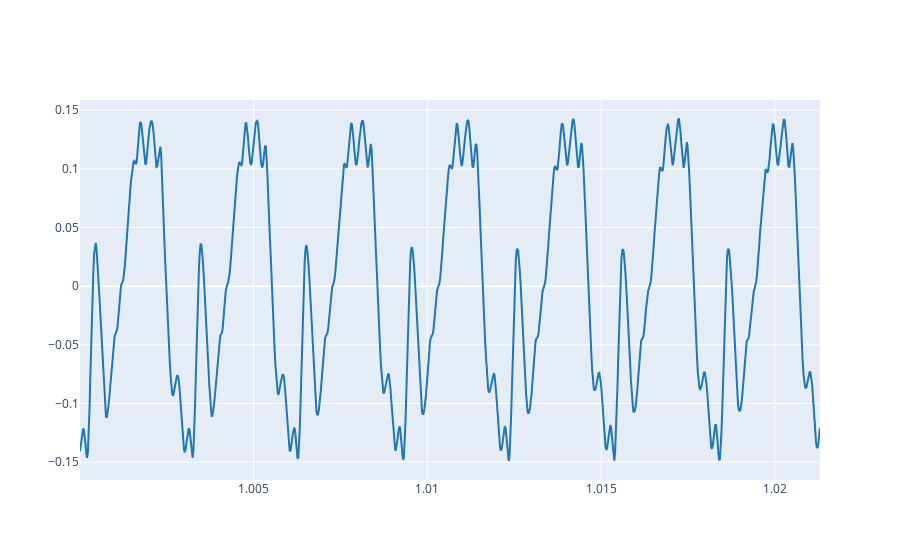

This figure's notebook cell:
### Markdown cell above
3.1. Load your reference audio signal and plot some periods (5-10) where the amplitude is stable. For instance see Ex. 2.3 from Lab 1.

### Code cell
# Write the code here
OurRef, fs = load_audio("./-sis1_group4/44733__casualdave__601e.wav")
frequency =  328.38
period = 1 / frequency
t_start = 1
t_end = t_start + 7 * period  

plot_signals(OurRef, fs, t_start=t_start, t_end=t_end)

### Figure 1 — Plotly figure (JSON) as saved in the notebook; plotly's stock layout.template omitted (floating-point values rounded to 4 significant figures; data arrays with more than 128 entries replaced by an {"elided": "..."} marker saying what was removed)
{"data": [{"line": {"color": "#1f77b4", "shape": "linear"}, "mode": "lines", "name": "audio signal 0", "type": "scatter", "x": {"elided": "940 float values"}, "y": {"elided": "940 float values"}}], "layout": {}}
